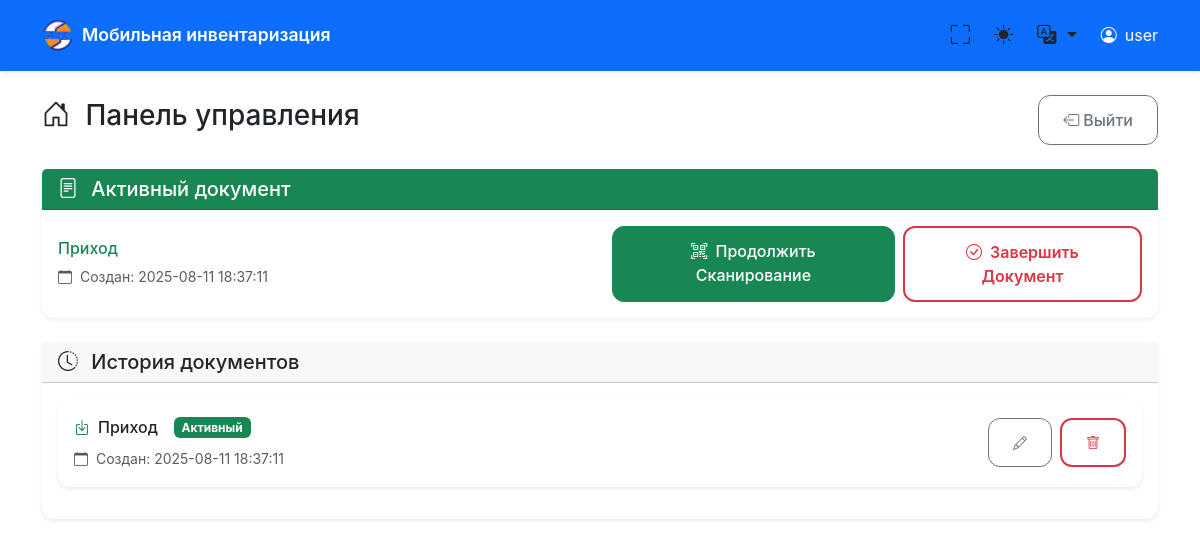
The page /dashboard/6 on the database as committed earlier.
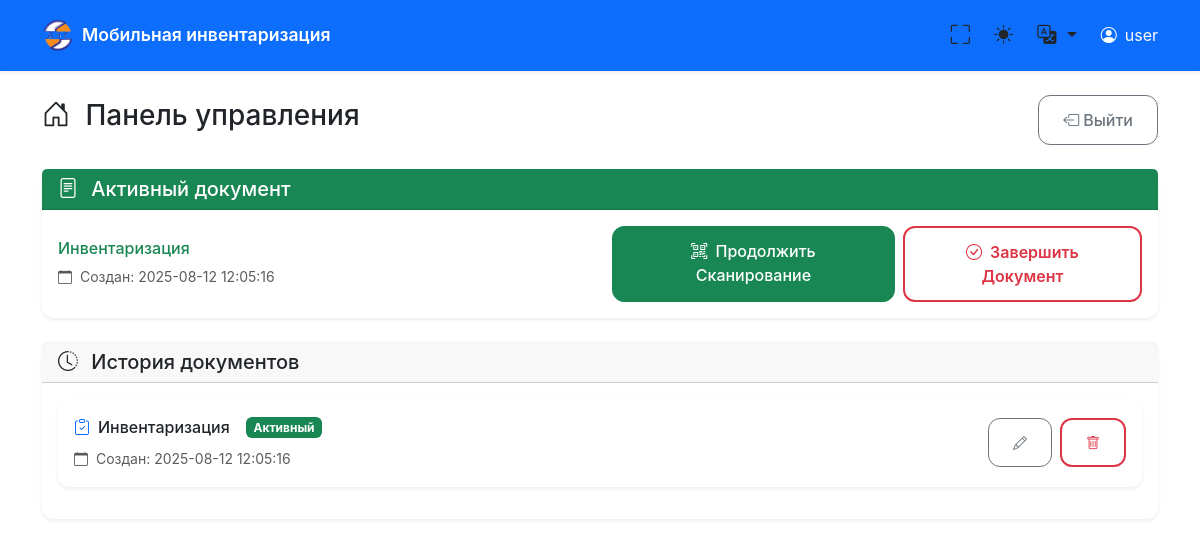
The same page on the database as committed later.
### tables this page shows
CREATE TABLE documents (
            id INTEGER PRIMARY KEY AUTOINCREMENT,
            user_id INTEGER NOT NULL,
            doc_type TEXT NOT NULL,
            status TEXT NOT NULL DEFAULT 'active',
            created_at TEXT NOT NULL,
            closed_at TEXT, comment TEXT DEFAULT '',
            FOREIGN KEY (user_id) REFERENCES users (id)
        );

### main.py (the view)
@app.get("/dashboard/{user_id}", response_class=HTMLResponse)
async def dashboard(request: Request, user_id: int):
    conn = get_db_connection()
    cursor = conn.cursor()
    cursor.execute("SELECT * FROM users WHERE id = ?", (user_id,))
    user = cursor.fetchone()
    if not user:
        conn.close()
        raise HTTPException(status_code=404, detail="Пользователь не найден")
    user_dict = dict(user)
    if is_admin(user_dict['name']):
        conn.close()
        return RedirectResponse(url=f"/admin/{user_id}", status_code=303)
    active_doc = get_active_document(user_id)
    user_documents = get_user_documents(user_id)
    conn.close()
    current_lang = get_user_language(request)
    locale = load_locale(current_lang)
    return templates.TemplateResponse("dashboard.html", {
        "request": request,
        "user": user_dict,
        "active_doc": active_doc,
        "documents": user_documents,
        "locale": locale,
        "current_lang": current_lang
    })

### templates/dashboard.html (shortened to what the changed rows need)
{% extends "base.html" %}
{% block content %}
<div class="row">
    <div class="col-12">
        <div class="d-flex justify-content-between align-items-center mb-4 dashboard-header">
            <h1 class="h3">
                <i class="bi bi-house-door me-2"></i>
                Панель управления
            </h1>
        </div>
    </div>
</div>
{% if active_doc %}
<div class="row mb-4">
    <div class="col-12">
        <div class="card border-success">
            <div class="card-header bg-success text-white">
                <h5 class="mb-0">
                    <i class="bi bi-file-text me-2"></i>
                    Активный документ
                </h5>
            </div>
            <div class="card-body">
                <div class="row align-items-center">
                    <div class="col-12 col-md-6 mb-3 mb-md-0">
                        <h6 class="text-success mb-2">{{ active_doc.doc_type }}</h6>
                        <p class="text-muted mb-0 small">
                            <i class="bi bi-calendar me-1"></i>
                            Создан: {{ active_doc.created_at[:19].replace('T', ' ') }}
                        </p>
                    </div>
                    <div class="col-12 col-md-6">
                        <div class="d-grid d-md-flex gap-2 justify-content-md-end btn-group-mobile">
                            <a href="/scan/{{ user.id }}" class="btn btn-success">
                                <i class="bi bi-qr-code-scan me-1"></i>
                                <span class="d-none d-sm-inline">Продолжить </span>Сканирование
                            </a>
                            <form method="post" action="/close_document/{{ user.id }}" class="d-inline">
                                <button type="submit" class="btn btn-outline-danger w-100 w-md-auto"
                                        onclick="return confirm('Закрыть документ и сохранить CSV?')">
                                    <i class="bi bi-check-circle me-1"></i>
                                    <span class="d-none d-sm-inline">Завершить </span>Документ
                                </button>
                            </form>
                        </div>
                    </div>
                </div>
            </div>
        </div>
    </div>
</div>
{% endif %}
<div class="row">
    <div class="col-12">
        <div class="card">
            <div class="card-body">
                {% if documents %}
                <div class="row">
                    {% for doc in documents %}
                    <div class="col-12 mb-3">
                        <div class="card {{ 'border-success' if doc.status == 'active' else 'border-secondary' }}">
                            <div class="card-body">
                                <div class="row align-items-center">
                                    <div class="col-md-8">
                                        <div class="d-flex align-items-center mb-2">
                                            {% if doc.doc_type == 'Инвентаризация' %}
                                                <i class="bi bi-clipboard-check text-primary me-2"></i>
                                            {% elif doc.doc_type == 'Приход' %}
                                                <i class="bi bi-box-arrow-in-down text-success me-2"></i>
                                            {% else %}
                                                <i class="bi bi-box-arrow-up text-danger me-2"></i>
                                            {% endif %}
                                            <h6 class="mb-0 me-3">{{ doc.doc_type }}</h6>
                                            {% if doc.status == 'active' %}
                                                <span class="badge bg-success">Активный</span>
                                            {% else %}
                                                <span class="badge bg-secondary">Закрыт</span>
                                            {% endif %}
                                        </div>
                                        <div class="small text-muted">
                                            <i class="bi bi-calendar me-1"></i>
                                            Создан: {{ doc.created_at[:19].replace('T', ' ') }}
                                        </div>
                                    </div>
                                    <div class="col-md-4">
                                        <div class="d-flex flex-wrap gap-2 justify-content-md-end btn-group-mobile">
                                            <button class="btn btn-sm btn-outline-secondary edit-comment-btn"
                                                    data-doc-id="{{ doc.id }}"
                                                    data-comment="{{ doc.comment|e }}"
                                                    title="Редактировать комментарий">
                                                <i class="bi bi-pencil"></i>
                                            </button>
                                            <form method="post" action="/delete_document/{{ user.id }}" class="d-inline">
                                                <button type="submit" class="btn btn-sm btn-outline-danger"
                                                        onclick="return confirm('Удалить документ? Это действие нельзя отменить!')"
                                                        title="Удалить документ">
                                                    <i class="bi bi-trash"></i>
                                                </button>
                                            </form>
                                        </div>
                                    </div>
                                </div>
                            </div>
                        </div>
                    </div>
                    {% endfor %}
                </div>
                {% else %}
                <div class="text-center py-5">
                    <i class="bi bi-clock-history text-muted" style="font-size: 4rem;"></i>
                    <h4 class="text-muted mt-3">История пуста</h4>
                    <p class="text-muted">У вас пока нет созданных документов</p>
                </div>
                {% endif %}
            </div>
        </div>
    </div>
</div>
{% endblock %}

Rows that differ between the two databases and show on the page:
removed documents: doc_type "Приход", created_at "2025-08-11 18:37:11", status "Активный"
added documents: doc_type "Инвентаризация", created_at "2025-08-12 12:05:16", status "Активный"
